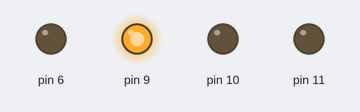
A sketch run on a simulated Arduino Uno, built with avr-gcc and run on an emulated ATmega328P. On the bench: output pins drawn as LEDs (lit = HIGH). At 7.6 s the program stops and its outputs stay as they are.

Above: at 0.1 s.
At 1.1 s:
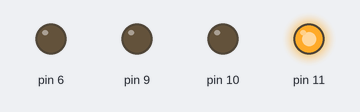
At 2.1 s:
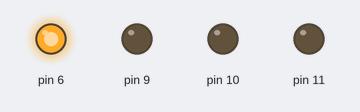
At 3.1 s:
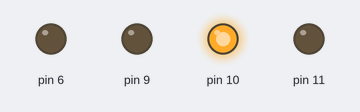
At 5.69 s:
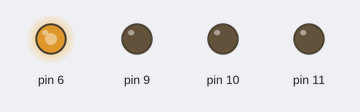
At 7.6 s:
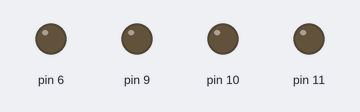
Timing chart, 0 to 9.1 s (numbered marks = the images above):
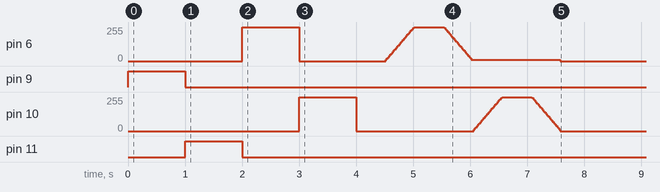

The sketch:

MotorTest.ino
```cpp
/**
 * MotorTest
 * Author: Neil Balaskandarajah
 * Created on: 07/25/2020
 * Testing motor control with PWM
 */

//Array for motor pins (A and B)
byte leftMotor[] = {6,9};
byte rightMotor[] = {10,11};

/**
 * Don't need to set up motor pins for analog write
 */
void setup() {
}

/**
 * Test controlling the motors with PWM
 */
void loop() {
    fwdRevTest();
    delay(500);
    speedRampTest();

    //Stops the motors
    driveLeft(0);
    driveRight(0);
    exit(0);
}

/**
 * Test driving each motor forward and reverse
 */
void fwdRevTest() {
    driveLeft(-255);
    delay(1000);
    driveLeft(0);
    driveRight(-255);
    delay(1000);
    driveRight(0);

    driveLeft(255);
    delay(1000);
    driveLeft(0);
    driveRight(255);
    delay(1000);
    driveRight(0);
}

/**
 * Test ramping the speed with PWM
 */
void speedRampTest() {
  int spd = 0;
  int pause = 20;
  for (; spd < 255; spd += 10) {
    driveLeft(spd);
    delay(pause);
  }
  driveLeft(spd);
  delay(500);
  for (; spd > 0; spd -= 10) {
    driveLeft(spd);
    delay(pause);
  }

  for (; spd < 255; spd += 10) {
    driveRight(spd);
    delay(pause);
  }
  driveRight(spd);
  delay(500);
  for (; spd > 0; spd -= 10) {
    driveRight(spd);
    delay(pause);
  }
}

/**
 * Drive a motor given its ports and the speed
 * byte pinA - Pin controlling MxA
 * byte pinB - Pin controlling MxB
 * int val - Value from 0-255 representing 0-100% duty cycle
 */
void driveMotor(byte pinA, byte pinB, int val) {
  val = min(255, max(-255, val));  //Clamp to allowable range
  //flip direction if going in reverse
  if (val <= 0) {
    analogWrite(pinB, -val);
    analogWrite(pinA, 0);
  } else {
    analogWrite(pinA, val);
    analogWrite(pinB, 0);
  }
}

/**
 * Drive the left motor
 * int val - Value from 0-255 representing 0-100% duty cycle
 */
void driveLeft(int val) {
  driveMotor(leftMotor[0], leftMotor[1], val);
}

/**
 * Drive the right motor
 * int val - Value from 0-255 representing 0-100% duty cycle
 */
void driveRight(int val) {
  driveMotor(rightMotor[0], rightMotor[1], val);
}
```

Measured:
- by itself, pin 9: LOW → HIGH at 0.00 s, → LOW 1.0 s later
- by itself, pin 11: LOW → HIGH at 1.0 s, → LOW 1.0 s later
